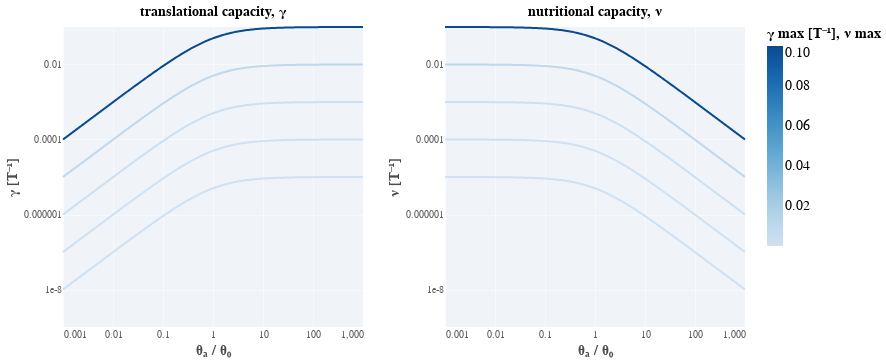

The cell this chart's notebook holds for it:
### Markdown cell above
## Michaelis-Menten Kinetics of $\gamma$ and $\nu$
Up to this point, we have considered the translational capacity $\gamma$ and the nutritional capacity $\nu$ to be constants or at least independent of the nutrient concentration $\theta_0$ in the growth medium (as made by the approximation Equation 19). However, it is not unreasonable to assume that these parameters will be dependent on the nutrient concentrations in the cell. Take for example the translational capacity $\gamma$ which is defined as a function of the effective translation rate $k_t$. To proceed at its maximal rate of $k_t \approx 17.1\,$ amino acids / s, charged tRNAs (read, nutrients) need to be in a sufficient excess such that it is the actual enzymatic reaction of forming new peptide bonds that is limiting and not finding the correct tRNA to match the codon. However, as the concentration of charged tRNAs drop, the opposite can be true where the kinetics is determined by the association with the correct tRNA. 

Another way to think about this is that the translational capacity is tuned such that the formation of new peptide bonds (consumption of nutrients) does not outpace the synthesis of new charged tRNAs (production of nutrients). In similar situations, it's not unreasonable to model the concentration-dependent rate as following Michaelis-Menten kinetics, mathematized as 
$$
\gamma(\theta_a) = \gamma^\text{(max)} \frac{\theta_a}{\theta_a + \theta_{0}} = \frac{\gamma^\text{(max)}}{1 + \frac{\theta_{0}}{\theta_a}}, \tag{23}
$$

where $\theta_{0}$ is the Michaelis-Menten constant and represents the mass fraction of nutrients where the translational capacity is half maximal. Equation 23 states that so long as the mass fraction of nutrients $\theta_a >> \theta_0$, the translational capacity will remain high and growth will be rapid. However, as $\theta_a << \theta_0$, $\gamma$ plummets, slowing translation as to not exhaust nutrients and leave ribosomes stalled, unable to synthesize new proteins. 


In principle, we can take a similar approach to modeling the nutrient dependence on the nutritional capacity $\nu$. If nutrient conditions are high  $\theta_a >> \theta_0$, then it is not optimal to devote a large swath of these resources towards making metabolic machinery. Rather, devoting more resources to making more ribosomes would lead to faster growth. Thus, it's reasonalbe to assume that there is a negative dependence of the nutritional capacity $\nu$ on the nutrient mass fraction $\theta_a$, such that $\nu$ is maximal when $\theta_a  << \theta_0$,

$$
\nu(\theta_a) = \frac{\nu^\text{(max)}}{1 + \frac{\theta_a}{\theta_0}}. \tag{24}
$$

Plots of these functions are given below. Of course, Equations 23 and 24 are very simplistic and biological reality may impose more parameterization, such as a cooperativity that we have not considered here.

### Code cell
# Define the parameter ranges. 
t_t0 = np.logspace(-3, 3, 200)
gamma_max = [1E-5, 1E-4, 1E-3, 1E-2, 1E-1] 
nu_max = [1E-5, 1E-4, 1E-3, 1E-2, 1E-1] 


# Compute the equations and add to dataframe
dfs = []
for g, n in zip(gamma_max, nu_max):
    gamma = g / (1 + t_t0**-1)
    nu = n / ( 1  + t_t0)
    _df = pd.DataFrame(np.array([t_t0, gamma, nu]).T,
                        columns=['t_t0', 'gamma', 'nu'])
    _df['gamma_param'] = g
    _df['nu_param'] = n
    dfs.append(_df)
df = pd.concat(dfs, sort=False)

# Set up the plots. 
gamma_plot = alt.Chart(df, title='translational capacity, γ', width=300).mark_line(size=2).encode(
                x=alt.X(field='t_t0', type='quantitative', scale=alt.Scale(type='log'),
                        title='θ\u2090 / θ\u2080', axis=alt.Axis(values=[0.001, 0.01, 0.1, 1, 10, 100, 1000])),
                y=alt.Y(field='gamma', type='quantitative', scale=alt.Scale(type='log'),
                        title='γ [T\u207b\u00b9]', axis=alt.Axis(values=[1E-8, 1E-6, 1E-4, 1E-2, 1])),
                color=alt.Color(field='gamma_param', type='quantitative', title='γ max [T\u207b\u00b9]'))

nu_plot = alt.Chart(df, title='nutritional capacity, ν', width=300).mark_line(size=2).encode(
                x=alt.X(field='t_t0', type='quantitative', scale=alt.Scale(type='log'),
                        title='θ\u2090 / θ\u2080', axis=alt.Axis(values=[0.001, 0.01, 0.1, 1, 10, 100, 1000])),
                y=alt.Y(field='nu', type='quantitative', scale=alt.Scale(type='log'),
                        title='ν [T\u207b\u00b9]', axis=alt.Axis(values=[1E-8, 1E-6, 1E-4, 1E-2, 1])),
                color=alt.Color(field='nu_param', type='quantitative', title='ν max'))
gamma_plot | nu_plot

### Figure 1 — Vega-Lite specification as saved in the notebook (floating-point values rounded to 4 significant figures; data arrays with more than 128 entries replaced by an {"elided": "..."} marker saying what was removed)
{"config": {"background": "white", "group": {"fill": "white"}, "view": {"strokeWidth": 0, "height": 300, "width": 400, "fill": "#f0f3f7"}, "point": {"size": 40, "filled": true, "opacity": 1, "strokeWidth": 0.75, "stroke": "#FFFFFF"}, "square": {"size": 40, "filled": true, "opacity": 1, "strokeWidth": 0.75, "stroke": "#FFFFFF"}, "circle": {"size": 40, "filled": true, "opacity": 1, "strokeWidth": 0.75, "stroke": "#FFFFFF"}, "line": {"size": 2}, "axis": {"domainColor": "#ffffff", "domainWidth": 0.5, "labelColor": "#5b5b5b", "labelFontSize": 10, "labelFont": "Nunito", "titleFont": "Nunito", "titleFontWeight": 700, "titleFontSize": 14, "titleColor": "#4b4b4b", "grid": true, "gridColor": "#ffffff", "gridWidth": 0.5, "ticks": false}, "range": {"category": ["#4c4b4c", "#3373ba", "#5cb75b", "#d8534f", "#8066ad", "#f0ad4d"]}, "legend": {"labelFontSize": 14, "labelFont": "Nunito", "titleFont": "Nunito", "titleFontSize": 14, "titleFontWeight": 700, "titleFontColor": "#44b4b4b", "symbolSize": 75}, "title": {"font": "Nunito", "fontWeight": 700, "fontSize": 14, "fontColor": "#4b4b4b"}}, "hconcat": [{"mark": {"type": "line", "size": 2}, "encoding": {"color": {"type": "quantitative", "field": "gamma_param", "title": "γ max [T⁻¹]"}, "x": {"type": "quantitative", "axis": {"values": [0.001, 0.01, 0.1, 1, 10, 100, 1000]}, "field": "t_t0", "scale": {"type": "log"}, "title": "θₐ / θ₀"}, "y": {"type": "quantitative", "axis": {"values": [1e-08, 1e-06, 0.0001, 0.01, 1]}, "field": "gamma", "scale": {"type": "log"}, "title": "γ [T⁻¹]"}}, "title": "translational capacity, γ", "width": 300}, {"mark": {"type": "line", "size": 2}, "encoding": {"color": {"type": "quantitative", "field": "nu_param", "title": "ν max"}, "x": {"type": "quantitative", "axis": {"values": [0.001, 0.01, 0.1, 1, 10, 100, 1000]}, "field": "t_t0", "scale": {"type": "log"}, "title": "θₐ / θ₀"}, "y": {"type": "quantitative", "axis": {"values": [1e-08, 1e-06, 0.0001, 0.01, 1]}, "field": "nu", "scale": {"type": "log"}, "title": "ν [T⁻¹]"}}, "title": "nutritional capacity, ν", "width": 300}], "data": {"name": "data-38290d4ccfa1310b5aef68ce781c34af"}, "$schema": "https://vega.github.io/schema/vega-lite/v4.8.1.json", "datasets": {"data-38290d4ccfa1310b5aef68ce781c34af": {"elided": "1000 records"}}}
